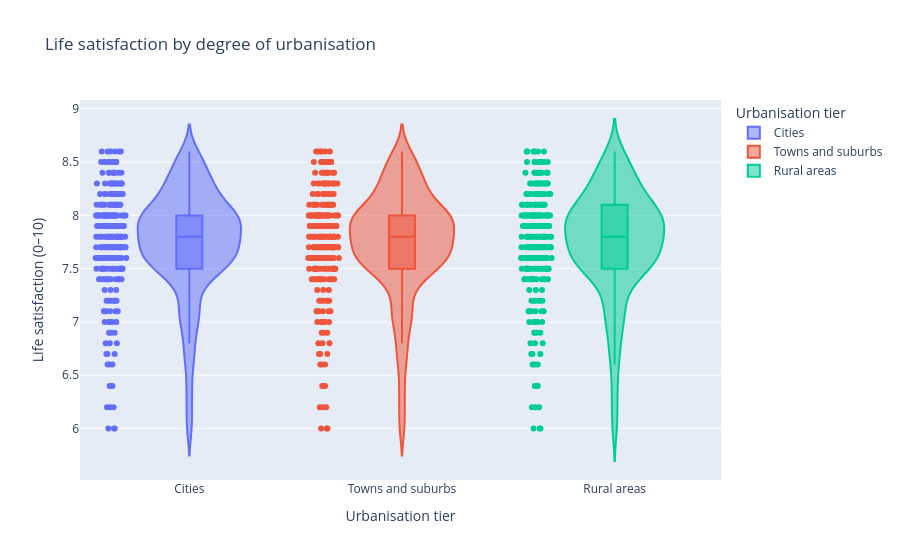

Notebook code cell kept with this figure:
### Code cell
# plot 6: Violin — satisfaction by urbanisation tier
if urb_col:
    # merge urb tier onto happy via crime (shares deg_urb)
    df_crime_urb = (
        df_crime[['geo', 'year', urb_col, 'value']]
        .rename(columns={'value': 'crime_rate'})
    )
    df_happy_urb = (
        df_happy[['geo', 'year', 'value']]
        .rename(columns={'value': 'happy_rate'})
    )
    df_violin = df_crime_urb.merge(df_happy_urb, on=['geo', 'year'])

    fig6 = px.violin(
        df_violin,
        x=urb_col, y='happy_rate',
        box=True, points='all',
        color=urb_col,
        title='Life satisfaction by degree of urbanisation',
        labels={'happy_rate': 'Life satisfaction (0–10)', urb_col: 'Urbanisation tier'},
        hover_name='geo',
    )
fig6.show()
#fig6.write_html('satisfaction_by_urbanisation.html', full_html=False, include_plotlyjs='cdn')

### Figure 1 — Plotly figure (JSON) as saved in the notebook; plotly's stock layout.template omitted (floating-point values rounded to 4 significant figures; data arrays with more than 128 entries replaced by an {"elided": "..."} marker saying what was removed)
{"data": [{"alignmentgroup": "True", "box": {"visible": true}, "hovertemplate": "<b>%{hovertext}</b><br><br>Urbanisation tier=%{x}<br>Life satisfaction (0–10)=%{y}<extra></extra>", "hovertext": {"elided": "291 str values"}, "legendgroup": "Cities", "marker": {"color": "#636efa"}, "name": "Cities", "offsetgroup": "Cities", "orientation": "v", "points": "all", "scalegroup": "True", "showlegend": true, "type": "violin", "x": {"elided": "291 str values"}, "x0": " ", "xaxis": "x", "y": {"elided": "291 float values"}, "y0": " ", "yaxis": "y"}, {"alignmentgroup": "True", "box": {"visible": true}, "hovertemplate": "<b>%{hovertext}</b><br><br>Urbanisation tier=%{x}<br>Life satisfaction (0–10)=%{y}<extra></extra>", "hovertext": {"elided": "288 str values"}, "legendgroup": "Towns and suburbs", "marker": {"color": "#EF553B"}, "name": "Towns and suburbs", "offsetgroup": "Towns and suburbs", "orientation": "v", "points": "all", "scalegroup": "True", "showlegend": true, "type": "violin", "x": {"elided": "288 str values"}, "x0": " ", "xaxis": "x", "y": {"elided": "288 float values"}, "y0": " ", "yaxis": "y"}, {"alignmentgroup": "True", "box": {"visible": true}, "hovertemplate": "<b>%{hovertext}</b><br><br>Urbanisation tier=%{x}<br>Life satisfaction (0–10)=%{y}<extra></extra>", "hovertext": {"elided": "285 str values"}, "legendgroup": "Rural areas", "marker": {"color": "#00cc96"}, "name": "Rural areas", "offsetgroup": "Rural areas", "orientation": "v", "points": "all", "scalegroup": "True", "showlegend": true, "type": "violin", "x": {"elided": "285 str values"}, "x0": " ", "xaxis": "x", "y": {"elided": "285 float values"}, "y0": " ", "yaxis": "y"}], "layout": {"legend": {"title": {"text": "Urbanisation tier"}, "tracegroupgap": 0}, "title": {"text": "Life satisfaction by degree of urbanisation"}, "violinmode": "overlay", "xaxis": {"anchor": "y", "categoryarray": ["Cities", "Towns and suburbs", "Rural areas"], "categoryorder": "array", "domain": [0, 1], "title": {"text": "Urbanisation tier"}}, "yaxis": {"anchor": "x", "domain": [0, 1], "title": {"text": "Life satisfaction (0–10)"}}}}
